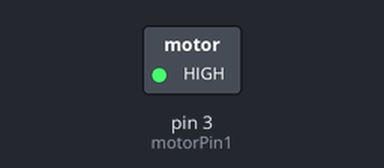
The sketch below on a simulated Arduino Uno, built with avr-gcc and run on an emulated ATmega328P. Parts: switched loads named in the sketch (green lamp = pin HIGH). What the sketch prints to the serial monitor is not drawn.

Above: at 0.1 s.
Timing chart, 0 to 1.6 s (numbered marks = the images above):
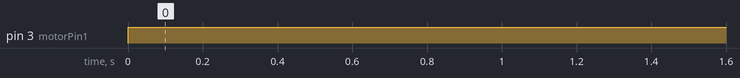

Measured:
- by itself, pin 3 (motorPin1): LOW → HIGH at 0.00 s

The sketch:

HapticMotorDriver.ino
```cpp
/*
Adafruit Arduino - Lesson 13. DC Motor
*/


int motorPin1 = 3;              // Want this to be scalable for up to 8 motors
unsigned long Time;             // Holder for time at the start of each cycle
unsigned long period = 10000;
unsigned long HIGHperiod = period / 2;
unsigned long diff;

void setup()
{
  pinMode(motorPin1, OUTPUT);
  Serial.begin(9600);
  while (! Serial);
  Serial.println("Speed 0 to 255");
}


void loop()
{
  digitalWrite(motorPin1, HIGH);
  Time = micros();                  // Period of one full cycle (1 HIGH phase + 1 LOW phase)
  Serial.println("Initial Time: ");
  Serial.print(Time);

  while (millis() < 100000)
  {
    if (micros() - Time < HIGHperiod)
    {
      digitalWrite(motorPin1, HIGH);
      Serial.println("HIGH");
      diff = micros() - Time;
      Serial.println(diff);
    }
    else if (micros() - Time >= HIGHperiod && micros() - Time < period)
    {
      digitalWrite(motorPin1, LOW);
      Serial.println("LOW");
      diff = micros() - Time;
      Serial.println(diff);
    }
    else if (micros() - Time >= period)
    {
      Serial.println("end of period");
      diff = micros() - Time;
      Serial.println(diff);
      Time = micros();
    }
  }
  Serial.println("New Sketch");
}
```
